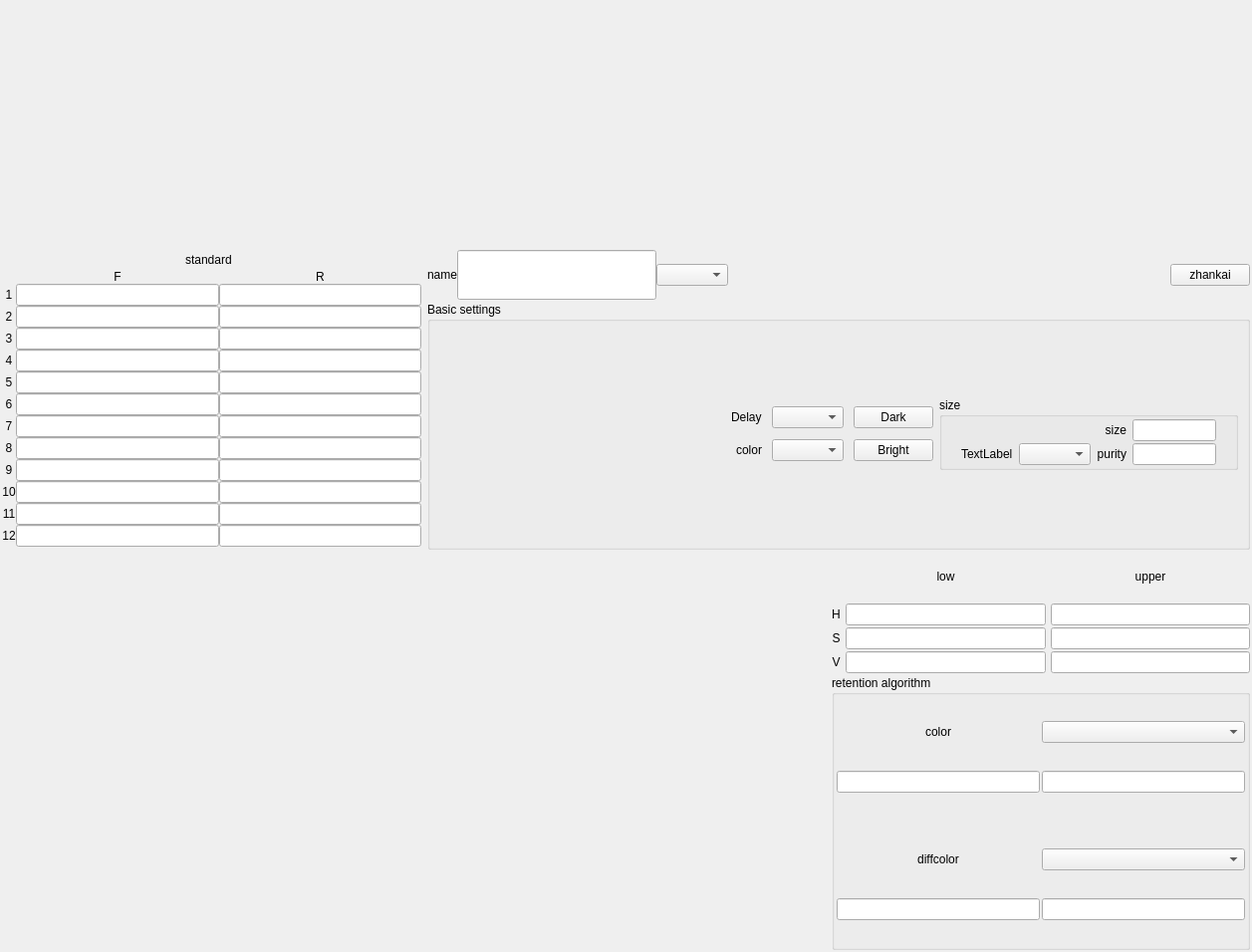
<?xml version="1.0" encoding="UTF-8"?>
<ui version="4.0">
 <class>HsvSenseSetWidget</class>
 <widget class="QWidget" name="HsvSenseSetWidget">
  <property name="geometry">
   <rect>
    <x>0</x>
    <y>0</y>
    <width>1257</width>
    <height>956</height>
   </rect>
  </property>
  <property name="windowTitle">
   <string notr="true">Form</string>
  </property>
  <layout class="QGridLayout" name="gridLayout">
   <property name="leftMargin">
    <number>2</number>
   </property>
   <property name="topMargin">
    <number>0</number>
   </property>
   <property name="rightMargin">
    <number>2</number>
   </property>
   <property name="bottomMargin">
    <number>2</number>
   </property>
   <property name="verticalSpacing">
    <number>2</number>
   </property>
   <item row="0" column="0" colspan="3">
    <layout class="QHBoxLayout" name="horizontalLayout">
     <item>
      <spacer name="horizontalSpacer">
       <property name="orientation">
        <enum>Qt::Horizontal</enum>
       </property>
       <property name="sizeHint" stdset="0">
        <size>
         <width>40</width>
         <height>20</height>
        </size>
       </property>
      </spacer>
     </item>
     <item>
      <widget class="QLabel" name="label_group">
       <property name="text">
        <string/>
       </property>
      </widget>
     </item>
     <item>
      <spacer name="horizontalSpacer_2">
       <property name="orientation">
        <enum>Qt::Horizontal</enum>
       </property>
       <property name="sizeHint" stdset="0">
        <size>
         <width>40</width>
         <height>20</height>
        </size>
       </property>
      </spacer>
     </item>
    </layout>
   </item>
   <item row="1" column="0" rowspan="4">
    <layout class="QVBoxLayout" name="verticalLayout_2">
     <item>
      <layout class="QHBoxLayout" name="horizontalLayout_2">
       <item>
        <spacer name="horizontalSpacer_5">
         <property name="orientation">
          <enum>Qt::Horizontal</enum>
         </property>
         <property name="sizeHint" stdset="0">
          <size>
           <width>40</width>
           <height>20</height>
          </size>
         </property>
        </spacer>
       </item>
       <item>
        <widget class="QLabel" name="standard_titlelbl">
         <property name="text">
          <string notr="true">standard</string>
         </property>
        </widget>
       </item>
       <item>
        <widget class="QLabel" name="standardlbl">
         <property name="text">
          <string/>
         </property>
        </widget>
       </item>
       <item>
        <spacer name="horizontalSpacer_6">
         <property name="orientation">
          <enum>Qt::Horizontal</enum>
         </property>
         <property name="sizeHint" stdset="0">
          <size>
           <width>40</width>
           <height>20</height>
          </size>
         </property>
        </spacer>
       </item>
      </layout>
     </item>
     <item>
      <layout class="QGridLayout" name="gridLayout_2">
       <item row="1" column="1">
        <widget class="myLineEdit" name="lineEdit">
         <property name="alignment">
          <set>Qt::AlignCenter</set>
         </property>
        </widget>
       </item>
       <item row="3" column="2">
        <widget class="myLineEdit" name="lineEdit_1_2">
         <property name="alignment">
          <set>Qt::AlignCenter</set>
         </property>
        </widget>
       </item>
       <item row="4" column="2">
        <widget class="myLineEdit" name="lineEdit_1_3">
         <property name="alignment">
          <set>Qt::AlignCenter</set>
         </property>
        </widget>
       </item>
       <item row="12" column="0">
        <widget class="QLabel" name="label_12">
         <property name="text">
          <string notr="true">12</string>
         </property>
         <property name="alignment">
          <set>Qt::AlignCenter</set>
         </property>
        </widget>
       </item>
       <item row="9" column="1">
        <widget class="myLineEdit" name="lineEdit_9">
         <property name="alignment">
          <set>Qt::AlignCenter</set>
         </property>
        </widget>
       </item>
       <item row="9" column="0">
        <widget class="QLabel" name="label_9">
         <property name="text">
          <string notr="true">9</string>
         </property>
         <property name="alignment">
          <set>Qt::AlignCenter</set>
         </property>
        </widget>
       </item>
       <item row="12" column="2">
        <widget class="myLineEdit" name="lineEdit_1_11">
         <property name="alignment">
          <set>Qt::AlignCenter</set>
         </property>
        </widget>
       </item>
       <item row="11" column="0">
        <widget class="QLabel" name="label_11">
         <property name="text">
          <string notr="true">11</string>
         </property>
         <property name="alignment">
          <set>Qt::AlignCenter</set>
         </property>
        </widget>
       </item>
       <item row="6" column="0">
        <widget class="QLabel" name="label_6">
         <property name="text">
          <string notr="true">6</string>
         </property>
         <property name="alignment">
          <set>Qt::AlignCenter</set>
         </property>
        </widget>
       </item>
       <item row="4" column="1">
        <widget class="myLineEdit" name="lineEdit_4">
         <property name="alignment">
          <set>Qt::AlignCenter</set>
         </property>
        </widget>
       </item>
       <item row="10" column="1">
        <widget class="myLineEdit" name="lineEdit_10">
         <property name="alignment">
          <set>Qt::AlignCenter</set>
         </property>
        </widget>
       </item>
       <item row="8" column="1">
        <widget class="myLineEdit" name="lineEdit_8">
         <property name="alignment">
          <set>Qt::AlignCenter</set>
         </property>
        </widget>
       </item>
       <item row="8" column="2">
        <widget class="myLineEdit" name="lineEdit_1_7">
         <property name="alignment">
          <set>Qt::AlignCenter</set>
         </property>
        </widget>
       </item>
       <item row="6" column="1">
        <widget class="myLineEdit" name="lineEdit_6">
         <property name="alignment">
          <set>Qt::AlignCenter</set>
         </property>
        </widget>
       </item>
       <item row="2" column="0">
        <widget class="QLabel" name="label_2">
         <property name="text">
          <string notr="true">2</string>
         </property>
         <property name="alignment">
          <set>Qt::AlignCenter</set>
         </property>
        </widget>
       </item>
       <item row="0" column="2">
        <widget class="QLabel" name="label_rear">
         <property name="sizePolicy">
          <sizepolicy hsizetype="Preferred" vsizetype="Fixed">
           <horstretch>0</horstretch>
           <verstretch>0</verstretch>
          </sizepolicy>
         </property>
         <property name="text">
          <string notr="true">R</string>
         </property>
         <property name="alignment">
          <set>Qt::AlignCenter</set>
         </property>
        </widget>
       </item>
       <item row="9" column="2">
        <widget class="myLineEdit" name="lineEdit_1_8">
         <property name="alignment">
          <set>Qt::AlignCenter</set>
         </property>
        </widget>
       </item>
       <item row="2" column="2">
        <widget class="myLineEdit" name="lineEdit_1_1">
         <property name="alignment">
          <set>Qt::AlignCenter</set>
         </property>
        </widget>
       </item>
       <item row="2" column="1">
        <widget class="myLineEdit" name="lineEdit_2">
         <property name="alignment">
          <set>Qt::AlignCenter</set>
         </property>
        </widget>
       </item>
       <item row="4" column="0">
        <widget class="QLabel" name="label_4">
         <property name="text">
          <string notr="true">4</string>
         </property>
         <property name="alignment">
          <set>Qt::AlignCenter</set>
         </property>
        </widget>
       </item>
       <item row="10" column="2">
        <widget class="myLineEdit" name="lineEdit_1_9">
         <property name="alignment">
          <set>Qt::AlignCenter</set>
         </property>
        </widget>
       </item>
       <item row="7" column="1">
        <widget class="myLineEdit" name="lineEdit_7">
         <property name="alignment">
          <set>Qt::AlignCenter</set>
         </property>
        </widget>
       </item>
       <item row="5" column="1">
        <widget class="myLineEdit" name="lineEdit_5">
         <property name="alignment">
          <set>Qt::AlignCenter</set>
         </property>
        </widget>
       </item>
       <item row="1" column="0">
        <widget class="QLabel" name="label_1">
         <property name="text">
          <string notr="true">1</string>
         </property>
         <property name="alignment">
          <set>Qt::AlignCenter</set>
         </property>
        </widget>
       </item>
       <item row="3" column="0">
        <widget class="QLabel" name="label_3">
         <property name="text">
          <string notr="true">3</string>
         </property>
         <property name="alignment">
          <set>Qt::AlignCenter</set>
         </property>
        </widget>
       </item>
       <item row="6" column="2">
        <widget class="myLineEdit" name="lineEdit_1_5">
         <property name="alignment">
          <set>Qt::AlignCenter</set>
         </property>
        </widget>
       </item>
       <item row="5" column="2">
        <widget class="myLineEdit" name="lineEdit_1_4">
         <property name="alignment">
          <set>Qt::AlignCenter</set>
         </property>
        </widget>
       </item>
       <item row="3" column="1">
        <widget class="myLineEdit" name="lineEdit_3">
         <property name="alignment">
          <set>Qt::AlignCenter</set>
         </property>
        </widget>
       </item>
       <item row="10" column="0">
        <widget class="QLabel" name="label_10">
         <property name="text">
          <string notr="true">10</string>
         </property>
         <property name="alignment">
          <set>Qt::AlignCenter</set>
         </property>
        </widget>
       </item>
       <item row="13" column="1">
        <spacer name="verticalSpacer">
         <property name="orientation">
          <enum>Qt::Vertical</enum>
         </property>
         <property name="sizeHint" stdset="0">
          <size>
           <width>20</width>
           <height>40</height>
          </size>
         </property>
        </spacer>
       </item>
       <item row="7" column="0">
        <widget class="QLabel" name="label_7">
         <property name="text">
          <string notr="true">7</string>
         </property>
         <property name="alignment">
          <set>Qt::AlignCenter</set>
         </property>
        </widget>
       </item>
       <item row="11" column="1">
        <widget class="myLineEdit" name="lineEdit_11">
         <property name="alignment">
          <set>Qt::AlignCenter</set>
         </property>
        </widget>
       </item>
       <item row="1" column="2">
        <widget class="myLineEdit" name="lineEdit_1_0">
         <property name="alignment">
          <set>Qt::AlignCenter</set>
         </property>
        </widget>
       </item>
       <item row="7" column="2">
        <widget class="myLineEdit" name="lineEdit_1_6">
         <property name="alignment">
          <set>Qt::AlignCenter</set>
         </property>
        </widget>
       </item>
       <item row="8" column="0">
        <widget class="QLabel" name="label_8">
         <property name="text">
          <string notr="true">8</string>
         </property>
         <property name="alignment">
          <set>Qt::AlignCenter</set>
         </property>
        </widget>
       </item>
       <item row="12" column="1">
        <widget class="myLineEdit" name="lineEdit_12">
         <property name="alignment">
          <set>Qt::AlignCenter</set>
         </property>
        </widget>
       </item>
       <item row="5" column="0">
        <widget class="QLabel" name="label_5">
         <property name="text">
          <string notr="true">5</string>
         </property>
         <property name="alignment">
          <set>Qt::AlignCenter</set>
         </property>
        </widget>
       </item>
       <item row="0" column="1">
        <widget class="QLabel" name="label_front">
         <property name="sizePolicy">
          <sizepolicy hsizetype="Preferred" vsizetype="Fixed">
           <horstretch>0</horstretch>
           <verstretch>0</verstretch>
          </sizepolicy>
         </property>
         <property name="text">
          <string notr="true">F</string>
         </property>
         <property name="alignment">
          <set>Qt::AlignCenter</set>
         </property>
        </widget>
       </item>
       <item row="11" column="2">
        <widget class="myLineEdit" name="lineEdit_1_10">
         <property name="alignment">
          <set>Qt::AlignCenter</set>
         </property>
        </widget>
       </item>
      </layout>
     </item>
    </layout>
   </item>
   <item row="1" column="1" colspan="2">
    <layout class="QHBoxLayout" name="horizontalLayout_3">
     <item>
      <widget class="QLabel" name="label_15">
       <property name="text">
        <string>name</string>
       </property>
      </widget>
     </item>
     <item>
      <widget class="myLineEdit" name="sNamelineEdit">
       <property name="minimumSize">
        <size>
         <width>0</width>
         <height>50</height>
        </size>
       </property>
       <property name="maximumSize">
        <size>
         <width>200</width>
         <height>16777215</height>
        </size>
       </property>
       <property name="alignment">
        <set>Qt::AlignCenter</set>
       </property>
      </widget>
     </item>
     <item>
      <widget class="QComboBox" name="comboBox_2"/>
     </item>
     <item>
      <spacer name="horizontalSpacer_4">
       <property name="orientation">
        <enum>Qt::Horizontal</enum>
       </property>
       <property name="sizeHint" stdset="0">
        <size>
         <width>40</width>
         <height>0</height>
        </size>
       </property>
      </spacer>
     </item>
     <item>
      <widget class="QPushButton" name="extendBtn">
       <property name="text">
        <string>zhankai</string>
       </property>
      </widget>
     </item>
    </layout>
   </item>
   <item row="2" column="1" colspan="2">
    <widget class="QGroupBox" name="groupBox_5">
     <property name="title">
      <string notr="true">Basic settings</string>
     </property>
     <layout class="QGridLayout" name="gridLayout_8">
      <property name="topMargin">
       <number>2</number>
      </property>
      <property name="bottomMargin">
       <number>2</number>
      </property>
      <item row="0" column="0">
       <layout class="QVBoxLayout" name="verticalLayout">
        <property name="spacing">
         <number>2</number>
        </property>
        <property name="leftMargin">
         <number>0</number>
        </property>
        <item>
         <layout class="QHBoxLayout" name="horizontalLayout_7">
          <property name="spacing">
           <number>10</number>
          </property>
          <item>
           <spacer name="horizontalSpacer_3">
            <property name="orientation">
             <enum>Qt::Horizontal</enum>
            </property>
            <property name="sizeHint" stdset="0">
             <size>
              <width>40</width>
              <height>20</height>
             </size>
            </property>
           </spacer>
          </item>
          <item>
           <widget class="QLabel" name="label">
            <property name="text">
             <string>Delay</string>
            </property>
           </widget>
          </item>
          <item>
           <widget class="QComboBox" name="comboBox_delay"/>
          </item>
          <item>
           <widget class="QPushButton" name="darkBtn">
            <property name="text">
             <string notr="true">Dark</string>
            </property>
           </widget>
          </item>
         </layout>
        </item>
        <item>
         <layout class="QHBoxLayout" name="horizontalLayout_8">
          <property name="spacing">
           <number>10</number>
          </property>
          <item>
           <spacer name="horizontalSpacer_7">
            <property name="orientation">
             <enum>Qt::Horizontal</enum>
            </property>
            <property name="sizeHint" stdset="0">
             <size>
              <width>40</width>
              <height>20</height>
             </size>
            </property>
           </spacer>
          </item>
          <item>
           <widget class="QLabel" name="label_18">
            <property name="text">
             <string notr="true">color</string>
            </property>
            <property name="alignment">
             <set>Qt::AlignRight|Qt::AlignTrailing|Qt::AlignVCenter</set>
            </property>
           </widget>
          </item>
          <item>
           <widget class="QComboBox" name="comboBox"/>
          </item>
          <item>
           <widget class="QPushButton" name="lightBtn">
            <property name="text">
             <string notr="true">Bright</string>
            </property>
           </widget>
          </item>
         </layout>
        </item>
       </layout>
      </item>
      <item row="0" column="1">
       <widget class="QGroupBox" name="sizeGroupbox">
        <property name="maximumSize">
         <size>
          <width>300</width>
          <height>150</height>
         </size>
        </property>
        <property name="title">
         <string notr="true">size</string>
        </property>
        <layout class="QGridLayout" name="gridLayout_6" columnstretch="0,0,0,0,0,0">
         <property name="leftMargin">
          <number>2</number>
         </property>
         <property name="topMargin">
          <number>2</number>
         </property>
         <property name="rightMargin">
          <number>2</number>
         </property>
         <property name="bottomMargin">
          <number>2</number>
         </property>
         <property name="verticalSpacing">
          <number>2</number>
         </property>
         <item row="2" column="4">
          <widget class="myLineEdit" name="percentEdit"/>
         </item>
         <item row="0" column="4">
          <widget class="myLineEdit" name="rowEdit"/>
         </item>
         <item row="2" column="3">
          <widget class="QLabel" name="label_19">
           <property name="text">
            <string notr="true">purity</string>
           </property>
           <property name="alignment">
            <set>Qt::AlignRight|Qt::AlignTrailing|Qt::AlignVCenter</set>
           </property>
          </widget>
         </item>
         <item row="0" column="3">
          <widget class="QLabel" name="label_20">
           <property name="text">
            <string notr="true">size</string>
           </property>
           <property name="alignment">
            <set>Qt::AlignRight|Qt::AlignTrailing|Qt::AlignVCenter</set>
           </property>
          </widget>
         </item>
         <item row="2" column="1">
          <widget class="QLabel" name="label_radio">
           <property name="text">
            <string>TextLabel</string>
           </property>
          </widget>
         </item>
         <item row="2" column="2">
          <widget class="QComboBox" name="comboBox_ratio">
           <property name="maximumSize">
            <size>
             <width>120</width>
             <height>16777215</height>
            </size>
           </property>
          </widget>
         </item>
         <item row="2" column="0">
          <spacer name="horizontalSpacer_8">
           <property name="orientation">
            <enum>Qt::Horizontal</enum>
           </property>
           <property name="sizeHint" stdset="0">
            <size>
             <width>40</width>
             <height>20</height>
            </size>
           </property>
          </spacer>
         </item>
         <item row="2" column="5">
          <spacer name="horizontalSpacer_9">
           <property name="orientation">
            <enum>Qt::Horizontal</enum>
           </property>
           <property name="sizeHint" stdset="0">
            <size>
             <width>40</width>
             <height>20</height>
            </size>
           </property>
          </spacer>
         </item>
        </layout>
       </widget>
      </item>
     </layout>
    </widget>
   </item>
   <item row="3" column="1" rowspan="2">
    <widget class="HsvColorCircle" name="hsvCircleWidget" native="true">
     <property name="minimumSize">
      <size>
       <width>400</width>
       <height>400</height>
      </size>
     </property>
     <property name="maximumSize">
      <size>
       <width>400</width>
       <height>400</height>
      </size>
     </property>
    </widget>
   </item>
   <item row="3" column="2">
    <layout class="QGridLayout" name="gridLayout_4">
     <property name="horizontalSpacing">
      <number>5</number>
     </property>
     <property name="verticalSpacing">
      <number>2</number>
     </property>
     <item row="0" column="1">
      <widget class="QLabel" name="label_low">
       <property name="maximumSize">
        <size>
         <width>16777215</width>
         <height>50</height>
        </size>
       </property>
       <property name="text">
        <string notr="true">low</string>
       </property>
       <property name="alignment">
        <set>Qt::AlignCenter</set>
       </property>
      </widget>
     </item>
     <item row="0" column="2">
      <widget class="QLabel" name="label_upper">
       <property name="text">
        <string notr="true">upper</string>
       </property>
       <property name="alignment">
        <set>Qt::AlignCenter</set>
       </property>
      </widget>
     </item>
     <item row="1" column="0">
      <widget class="QLabel" name="label_h">
       <property name="text">
        <string notr="true">H</string>
       </property>
       <property name="alignment">
        <set>Qt::AlignCenter</set>
       </property>
      </widget>
     </item>
     <item row="1" column="1">
      <widget class="myLineEdit" name="HLow">
       <property name="alignment">
        <set>Qt::AlignCenter</set>
       </property>
      </widget>
     </item>
     <item row="1" column="2">
      <widget class="myLineEdit" name="HUpper">
       <property name="alignment">
        <set>Qt::AlignCenter</set>
       </property>
      </widget>
     </item>
     <item row="2" column="0">
      <widget class="QLabel" name="label_s">
       <property name="text">
        <string notr="true">S</string>
       </property>
       <property name="alignment">
        <set>Qt::AlignCenter</set>
       </property>
      </widget>
     </item>
     <item row="2" column="1">
      <widget class="myLineEdit" name="SLow">
       <property name="alignment">
        <set>Qt::AlignCenter</set>
       </property>
      </widget>
     </item>
     <item row="2" column="2">
      <widget class="myLineEdit" name="SUpper">
       <property name="alignment">
        <set>Qt::AlignCenter</set>
       </property>
      </widget>
     </item>
     <item row="3" column="0">
      <widget class="QLabel" name="label_v">
       <property name="text">
        <string notr="true">V</string>
       </property>
       <property name="alignment">
        <set>Qt::AlignCenter</set>
       </property>
      </widget>
     </item>
     <item row="3" column="1">
      <widget class="myLineEdit" name="VLow">
       <property name="alignment">
        <set>Qt::AlignCenter</set>
       </property>
      </widget>
     </item>
     <item row="3" column="2">
      <widget class="myLineEdit" name="VUpper">
       <property name="alignment">
        <set>Qt::AlignCenter</set>
       </property>
      </widget>
     </item>
    </layout>
   </item>
   <item row="4" column="2">
    <widget class="QGroupBox" name="reserveArith">
     <property name="layoutDirection">
      <enum>Qt::LeftToRight</enum>
     </property>
     <property name="title">
      <string notr="true">retention algorithm</string>
     </property>
     <layout class="QVBoxLayout" name="verticalLayout_3">
      <property name="spacing">
       <number>2</number>
      </property>
      <property name="leftMargin">
       <number>0</number>
      </property>
      <property name="topMargin">
       <number>0</number>
      </property>
      <property name="rightMargin">
       <number>0</number>
      </property>
      <property name="bottomMargin">
       <number>0</number>
      </property>
      <item>
       <widget class="QWidget" name="grayResWidget" native="true">
        <layout class="QGridLayout" name="gridLayout_3">
         <property name="leftMargin">
          <number>2</number>
         </property>
         <property name="topMargin">
          <number>0</number>
         </property>
         <property name="rightMargin">
          <number>2</number>
         </property>
         <property name="bottomMargin">
          <number>0</number>
         </property>
         <property name="spacing">
          <number>2</number>
         </property>
         <item row="1" column="1">
          <widget class="myLineEdit" name="colorResUp"/>
         </item>
         <item row="1" column="0">
          <widget class="myLineEdit" name="colorResLow"/>
         </item>
         <item row="0" column="0" colspan="2">
          <layout class="QHBoxLayout" name="horizontalLayout_12">
           <item>
            <widget class="QLabel" name="label_13">
             <property name="text">
              <string notr="true">color</string>
             </property>
             <property name="alignment">
              <set>Qt::AlignCenter</set>
             </property>
            </widget>
           </item>
           <item>
            <widget class="QComboBox" name="comboBox_gray"/>
           </item>
          </layout>
         </item>
        </layout>
       </widget>
      </item>
      <item>
       <widget class="QWidget" name="diffResWidget" native="true">
        <layout class="QGridLayout" name="gridLayout_7">
         <property name="leftMargin">
          <number>2</number>
         </property>
         <property name="topMargin">
          <number>0</number>
         </property>
         <property name="rightMargin">
          <number>2</number>
         </property>
         <property name="bottomMargin">
          <number>0</number>
         </property>
         <property name="spacing">
          <number>2</number>
         </property>
         <item row="1" column="0">
          <widget class="myLineEdit" name="diffResLow"/>
         </item>
         <item row="1" column="1">
          <widget class="myLineEdit" name="diffResUp"/>
         </item>
         <item row="0" column="0" colspan="2">
          <layout class="QHBoxLayout" name="horizontalLayout_10">
           <item>
            <widget class="QLabel" name="label_14">
             <property name="text">
              <string notr="true">diffcolor</string>
             </property>
             <property name="alignment">
              <set>Qt::AlignCenter</set>
             </property>
            </widget>
           </item>
           <item>
            <widget class="QComboBox" name="comboBox_diff"/>
           </item>
          </layout>
         </item>
        </layout>
       </widget>
      </item>
     </layout>
    </widget>
   </item>
  </layout>
 </widget>
 <customwidgets>
  <customwidget>
   <class>myLineEdit</class>
   <extends>QLineEdit</extends>
   <header location="global">mysortwidget/mylineedit.h</header>
  </customwidget>
  <customwidget>
   <class>HsvColorCircle</class>
   <extends>QWidget</extends>
   <header>mysortwidget/hsvcolorcircle.h</header>
   <container>1</container>
  </customwidget>
 </customwidgets>
 <resources/>
 <connections/>
</ui>
